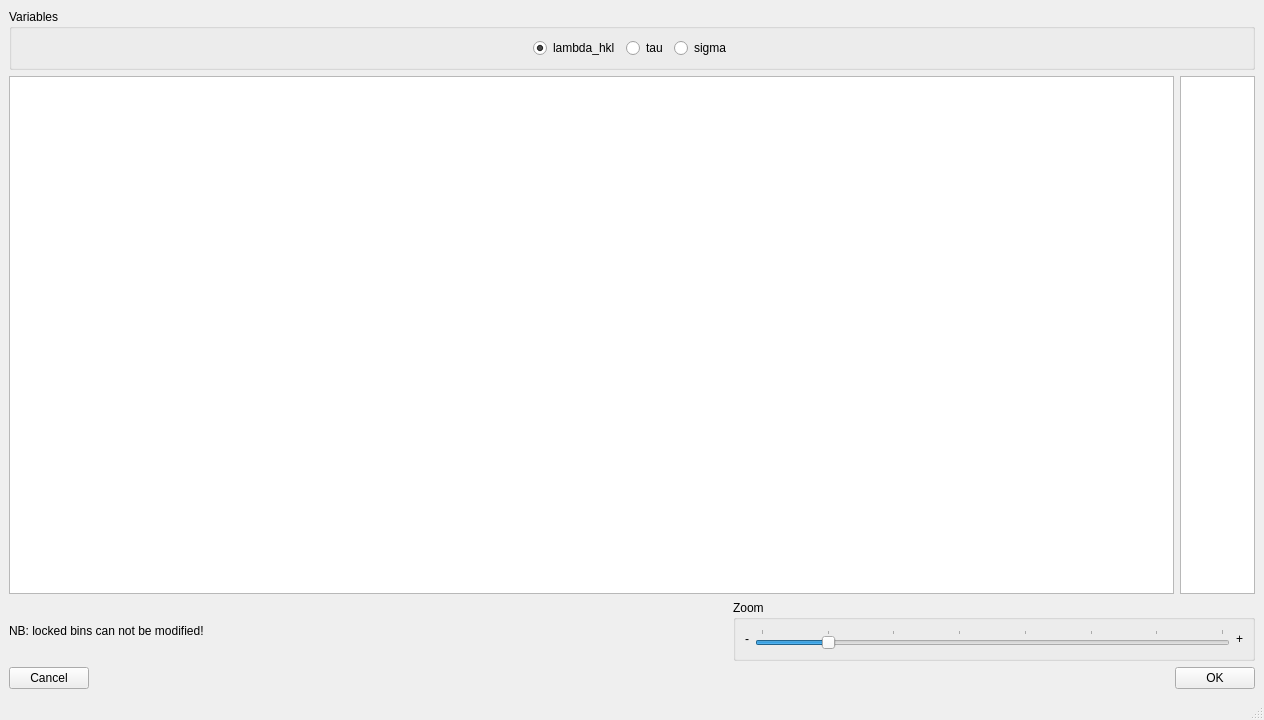
<?xml version="1.0" encoding="UTF-8"?>
<ui version="4.0">
 <class>MainWindow</class>
 <widget class="QMainWindow" name="MainWindow">
  <property name="windowModality">
   <enum>Qt::ApplicationModal</enum>
  </property>
  <property name="geometry">
   <rect>
    <x>0</x>
    <y>0</y>
    <width>1264</width>
    <height>720</height>
   </rect>
  </property>
  <property name="minimumSize">
   <size>
    <width>300</width>
    <height>0</height>
   </size>
  </property>
  <property name="windowTitle">
   <string>MainWindow</string>
  </property>
  <property name="styleSheet">
   <string notr="true"/>
  </property>
  <widget class="QWidget" name="centralwidget">
   <property name="minimumSize">
    <size>
     <width>0</width>
     <height>0</height>
    </size>
   </property>
   <layout class="QVBoxLayout" name="verticalLayout">
    <item>
     <widget class="QGroupBox" name="groupBox">
      <property name="title">
       <string>Variables</string>
      </property>
      <layout class="QHBoxLayout" name="horizontalLayout">
       <item>
        <spacer name="horizontalSpacer_4">
         <property name="orientation">
          <enum>Qt::Horizontal</enum>
         </property>
         <property name="sizeHint" stdset="0">
          <size>
           <width>40</width>
           <height>20</height>
          </size>
         </property>
        </spacer>
       </item>
       <item>
        <widget class="QRadioButton" name="lambda_hkl_button">
         <property name="text">
          <string>lambda_hkl</string>
         </property>
         <property name="checked">
          <bool>true</bool>
         </property>
        </widget>
       </item>
       <item>
        <widget class="QRadioButton" name="tau_button">
         <property name="text">
          <string>tau</string>
         </property>
        </widget>
       </item>
       <item>
        <widget class="QRadioButton" name="sigma_button">
         <property name="text">
          <string>sigma</string>
         </property>
        </widget>
       </item>
       <item>
        <spacer name="horizontalSpacer_2">
         <property name="orientation">
          <enum>Qt::Horizontal</enum>
         </property>
         <property name="sizeHint" stdset="0">
          <size>
           <width>40</width>
           <height>20</height>
          </size>
         </property>
        </spacer>
       </item>
      </layout>
     </widget>
    </item>
    <item>
     <layout class="QHBoxLayout" name="horizontalLayout_3">
      <item>
       <widget class="QTableWidget" name="variable_table">
        <property name="contextMenuPolicy">
         <enum>Qt::CustomContextMenu</enum>
        </property>
        <property name="selectionMode">
         <enum>QAbstractItemView::MultiSelection</enum>
        </property>
       </widget>
      </item>
      <item>
       <widget class="QTableWidget" name="colorscale_table">
        <property name="sizePolicy">
         <sizepolicy hsizetype="Minimum" vsizetype="Expanding">
          <horstretch>0</horstretch>
          <verstretch>0</verstretch>
         </sizepolicy>
        </property>
        <property name="minimumSize">
         <size>
          <width>75</width>
          <height>0</height>
         </size>
        </property>
        <property name="maximumSize">
         <size>
          <width>75</width>
          <height>16777215</height>
         </size>
        </property>
        <property name="selectionMode">
         <enum>QAbstractItemView::NoSelection</enum>
        </property>
        <attribute name="horizontalHeaderVisible">
         <bool>false</bool>
        </attribute>
        <attribute name="horizontalHeaderStretchLastSection">
         <bool>true</bool>
        </attribute>
        <attribute name="verticalHeaderVisible">
         <bool>false</bool>
        </attribute>
        <attribute name="verticalHeaderStretchLastSection">
         <bool>false</bool>
        </attribute>
        <column>
         <property name="text">
          <string>New Column</string>
         </property>
        </column>
       </widget>
      </item>
     </layout>
    </item>
    <item>
     <layout class="QHBoxLayout" name="horizontalLayout_5">
      <item>
       <widget class="QLabel" name="label_3">
        <property name="text">
         <string>NB: locked bins can not be modified!</string>
        </property>
       </widget>
      </item>
      <item>
       <spacer name="horizontalSpacer">
        <property name="orientation">
         <enum>Qt::Horizontal</enum>
        </property>
        <property name="sizeHint" stdset="0">
         <size>
          <width>40</width>
          <height>20</height>
         </size>
        </property>
       </spacer>
      </item>
      <item>
       <widget class="QGroupBox" name="groupBox_3">
        <property name="title">
         <string>Zoom</string>
        </property>
        <layout class="QHBoxLayout" name="horizontalLayout_2">
         <item>
          <widget class="QLabel" name="label">
           <property name="text">
            <string>-</string>
           </property>
          </widget>
         </item>
         <item>
          <widget class="QSlider" name="advanced_selection_cell_size_slider">
           <property name="minimum">
            <number>10</number>
           </property>
           <property name="maximum">
            <number>80</number>
           </property>
           <property name="value">
            <number>20</number>
           </property>
           <property name="orientation">
            <enum>Qt::Horizontal</enum>
           </property>
           <property name="tickPosition">
            <enum>QSlider::TicksAbove</enum>
           </property>
          </widget>
         </item>
         <item>
          <widget class="QLabel" name="label_2">
           <property name="text">
            <string>+</string>
           </property>
          </widget>
         </item>
        </layout>
       </widget>
      </item>
     </layout>
    </item>
    <item>
     <layout class="QHBoxLayout" name="horizontalLayout_4">
      <item>
       <widget class="QPushButton" name="cancel_pushButton">
        <property name="text">
         <string>Cancel</string>
        </property>
       </widget>
      </item>
      <item>
       <spacer name="horizontalSpacer_3">
        <property name="orientation">
         <enum>Qt::Horizontal</enum>
        </property>
        <property name="sizeHint" stdset="0">
         <size>
          <width>40</width>
          <height>20</height>
         </size>
        </property>
       </spacer>
      </item>
      <item>
       <widget class="QPushButton" name="ok_pushButton">
        <property name="text">
         <string>OK</string>
        </property>
       </widget>
      </item>
     </layout>
    </item>
   </layout>
  </widget>
  <widget class="QStatusBar" name="statusbar"/>
 </widget>
 <resources>
  <include location="../icons/icons.qrc"/>
 </resources>
 <connections>
  <connection>
   <sender>advanced_selection_cell_size_slider</sender>
   <signal>sliderMoved(int)</signal>
   <receiver>MainWindow</receiver>
   <slot>selection_cell_size_changed()</slot>
   <hints>
    <hint type="sourcelabel">
     <x>1214</x>
     <y>625</y>
    </hint>
    <hint type="destinationlabel">
     <x>927</x>
     <y>722</y>
    </hint>
   </hints>
  </connection>
  <connection>
   <sender>lambda_hkl_button</sender>
   <signal>clicked()</signal>
   <receiver>MainWindow</receiver>
   <slot>update_table()</slot>
   <hints>
    <hint type="sourcelabel">
     <x>612</x>
     <y>53</y>
    </hint>
    <hint type="destinationlabel">
     <x>114</x>
     <y>67</y>
    </hint>
   </hints>
  </connection>
  <connection>
   <sender>tau_button</sender>
   <signal>clicked()</signal>
   <receiver>MainWindow</receiver>
   <slot>update_table()</slot>
   <hints>
    <hint type="sourcelabel">
     <x>670</x>
     <y>53</y>
    </hint>
    <hint type="destinationlabel">
     <x>265</x>
     <y>63</y>
    </hint>
   </hints>
  </connection>
  <connection>
   <sender>sigma_button</sender>
   <signal>clicked()</signal>
   <receiver>MainWindow</receiver>
   <slot>update_table()</slot>
   <hints>
    <hint type="sourcelabel">
     <x>742</x>
     <y>53</y>
    </hint>
    <hint type="destinationlabel">
     <x>428</x>
     <y>64</y>
    </hint>
   </hints>
  </connection>
  <connection>
   <sender>variable_table</sender>
   <signal>customContextMenuRequested(QPoint)</signal>
   <receiver>MainWindow</receiver>
   <slot>variable_table_right_click()</slot>
   <hints>
    <hint type="sourcelabel">
     <x>568</x>
     <y>367</y>
    </hint>
    <hint type="destinationlabel">
     <x>610</x>
     <y>385</y>
    </hint>
   </hints>
  </connection>
  <connection>
   <sender>cancel_pushButton</sender>
   <signal>clicked()</signal>
   <receiver>MainWindow</receiver>
   <slot>close()</slot>
   <hints>
    <hint type="sourcelabel">
     <x>53</x>
     <y>657</y>
    </hint>
    <hint type="destinationlabel">
     <x>211</x>
     <y>651</y>
    </hint>
   </hints>
  </connection>
  <connection>
   <sender>ok_pushButton</sender>
   <signal>clicked()</signal>
   <receiver>MainWindow</receiver>
   <slot>save_and_quit_clicked()</slot>
   <hints>
    <hint type="sourcelabel">
     <x>1192</x>
     <y>657</y>
    </hint>
    <hint type="destinationlabel">
     <x>1099</x>
     <y>662</y>
    </hint>
   </hints>
  </connection>
  <connection>
   <sender>variable_table</sender>
   <signal>cellChanged(int,int)</signal>
   <receiver>MainWindow</receiver>
   <slot>variable_table_cell_changed()</slot>
   <hints>
    <hint type="sourcelabel">
     <x>797</x>
     <y>240</y>
    </hint>
    <hint type="destinationlabel">
     <x>669</x>
     <y>607</y>
    </hint>
   </hints>
  </connection>
 </connections>
 <slots>
  <slot>sample_import_button_clicked()</slot>
  <slot>time_spectra_import_button_clicked()</slot>
  <slot>open_beam_import_button_clicked()</slot>
  <slot>sample_list_selection_changed()</slot>
  <slot>open_beam_list_selection_changed()</slot>
  <slot>sample_list_right_click()</slot>
  <slot>time_spectra_selection_changed()</slot>
  <slot>load_data_tab_changed()</slot>
  <slot>time_spectra_preview_button_clicked()</slot>
  <slot>normalized_import_button_clicked()</slot>
  <slot>normalized_list_selection_changed()</slot>
  <slot>update_delta_lambda()</slot>
  <slot>crystal_structure_index_changed()</slot>
  <slot>crystal_structure_2_index_changed()</slot>
  <slot>list_of_element_index_changed()</slot>
  <slot>list_of_element_2_index_changed()</slot>
  <slot>lattice_text_changed()</slot>
  <slot>lattice_2_text_changed()</slot>
  <slot>material_display_clicked()</slot>
  <slot>material_display_2_clicked()</slot>
  <slot>normalization_add_roi_button_clicked()</slot>
  <slot>normalization_remove_roi_button_clicked()</slot>
  <slot>normalization_use_coefficient_checked()</slot>
  <slot>normalization_button_clicked()</slot>
  <slot>normalization_coefficient_value_changed()</slot>
  <slot>tab_widget_changed()</slot>
  <slot>normalization_tableWidget_cell_changed()</slot>
  <slot>beam_rate_changed()</slot>
  <slot>distance_source_detector_changed()</slot>
  <slot>detector_offset_changed()</slot>
  <slot>distance_source_detector_2_changed()</slot>
  <slot>detector_offset_2_changed()</slot>
  <slot>beam_rate_2_changed()</slot>
  <slot>list_of_elements_current_text_changed()</slot>
  <slot>add_element_clicked()</slot>
  <slot>reset_lattice_button_clicked()</slot>
  <slot>reset_crystal_structure_button_clicked()</slot>
  <slot>reset_lattice_button_2_clicked()</slot>
  <slot>reset_crystal_structure_button_2_clicked()</slot>
  <slot>normalized_time_spectra_import_button_clicked()</slot>
  <slot>normalized_time_spectra_preview_button_clicked()</slot>
  <slot>test_me_clicked()</slot>
  <slot>menu_view_load_data_clicked()</slot>
  <slot>menu_view_normalization_clicked()</slot>
  <slot>menu_view_normalized_clicked()</slot>
  <slot>menu_view_binning_clicked()</slot>
  <slot>menu_view_fitting_clicked()</slot>
  <slot>menu_view_strain_mapping_clicked()</slot>
  <slot>roi_selection_widgets_modified()</slot>
  <slot>hkl_list_changed()</slot>
  <slot>table_width_changed()</slot>
  <slot>value_table_right_click()</slot>
  <slot>selection_in_value_table_of_rows_cell_clicked()</slot>
  <slot>selection_in_value_table_changed()</slot>
  <slot>advanced_table_clicked()</slot>
  <slot>selection_cell_size_changed()</slot>
  <slot>update_table()</slot>
  <slot>variable_table_right_click()</slot>
  <slot>apply_new_value_to_selection()</slot>
  <slot>save_and_quit_clicked()</slot>
  <slot>variable_table_cell_changed()</slot>
 </slots>
</ui>
